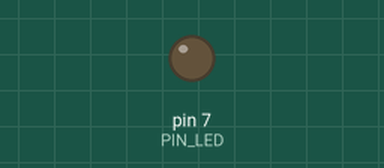
The sketch below on a simulated Arduino Uno, built with avr-gcc and run on an emulated ATmega328P. Shown: output pins drawn as LEDs (lit = HIGH). Dashed ring = blinking. At 2.0 s the program stops and its outputs stay as they are.

Above: at 0.5 s.
At 1.85 s:
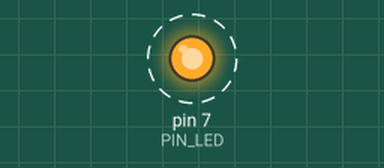
Timing chart, 0 to 3.0 s (numbered marks = the images above):
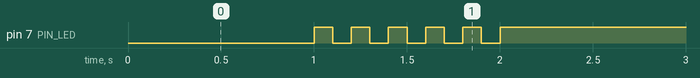

Measured:
- by itself, pin 7 (PIN_LED): alternates HIGH for 0.10 s and LOW for 0.10 s, 11 changes in all, then stays HIGH

The sketch:

05_practice_2.ino
```cpp
#define PIN_LED 7

void setup() {
  pinMode(PIN_LED, OUTPUT);
}

void loop() {
  digitalWrite(PIN_LED, 0);
  delay(1000);
  for (int fadeValue = 1; fadeValue <= 5; fadeValue += 1) {
    digitalWrite(PIN_LED, 1);
    delay(100);
    digitalWrite(PIN_LED, 0);
    delay(100);
  }
  while (1) {
    digitalWrite(PIN_LED, 1);
  }
}
```
